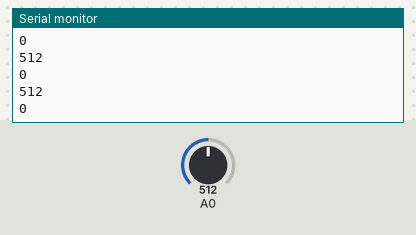
Bench run of a sketch on a simulated ESP8266 (NodeMCU). On the bench: the last lines printed to the serial monitor. The test bench sets the inputs (shaded band); at power-on: A0 = 512. WiFi joins after 1.5 s; servers stay silent unless stated.

Above: at 2.7 s.
2.8 s: A0 set to 610
At 3.57 s:
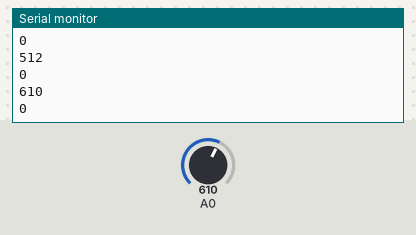
4.3 s: A0 set to 590
At 5.12 s:
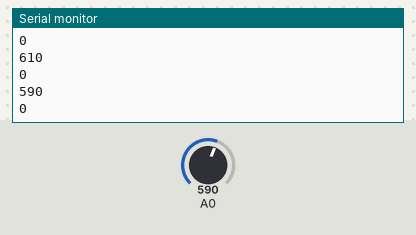
Timing chart, 0 to 7.3 s (numbered marks = the images above; inputs shaded):
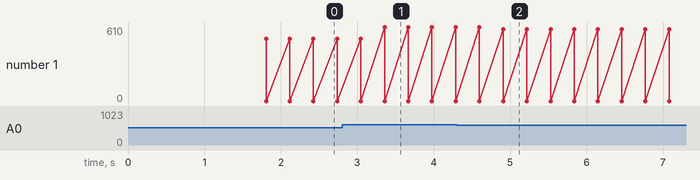

The sketch:

Atividade_5.ino
```cpp
#include <ESP8266WiFi.h>

const char* ssid = "wirelessROBOTICA";
const char* senha = "mecatronica";
const String servidor = "192.168.2.111"; // seu servidor
String path;

int pinoBotao = 0;
int botao = 0;         // variable for reading the pushbotao status

void setup ()
{
  pinMode(pinoBotao, INPUT);
  Serial.begin(115200);
  // Conexao to Wi-Fi
  Serial.print("Conectando ");
  Serial.println(ssid);
  WiFi.begin(ssid, senha);
  while (WiFi.status() != WL_CONNECTED) {
    delay(500);
    Serial.print(".");
  }
  // Mostra IP do servidor
  Serial.println("");
  Serial.println("WiFi conectado.");
  Serial.print("Endereço IP: ");
  Serial.println(WiFi.localIP());
  Serial.println("Use este endereço para conectar ao ESP8266");
  Serial.println();
}

void loop ()
{
  WiFiClient client;
  //Le o valor da porta analogica
  int leitura = analogRead(pinoBotao);
  //Testa o valor da resistencia do circuito -> leitura porta analogica
  //Os valores adotados dependem dos valores dos resistores utilileituraados
  //Recomenda-se adotar uma faixa de variacao dos valores obtidos
  if (leitura > 120 && leitura < 138) botao = 1; //btnEsquerda
  else if (leitura > 160 && leitura < 180) botao = 2; //btnCima
  else if (leitura > 210 && leitura < 350) botao = 3; //btnDireita
  else if (leitura > 400 && leitura < 600) botao = 4; //btnBaixo
  else botao = 0;

  if (!client.connect(servidor, 80)) {
    Serial.println("Conexao falhou!");
    return;
  }
  //Verifica qual a acao a ser executada em funcao do botao pressionado
  switch (botao) {
    case 1:
      path = "btnEsquerda";
      break;
    case 2:
      path = "btnCima";
      break;
    case 3:
      path = "btnDireita";
      break;
    case 4:
      path = "btnBaixo";
      break;
    default:
      path = "btnHome";
  }
  // Envia a requisicao ao servidor com a acao desejada -> path
  client.print(String("GET /") + path + ";" + 50 +" HTTP/1.1\r\n" +
               "Host: " + servidor + "\r\n" +
               "Connection: close\r\n" +
               "\r\n");
  client.stop();
  delay(100); //Tempo para não sobrecarregar o servidor

  Serial.println(leitura);
  Serial.println(pinoBotao);
  delay(10);
}
```

Measured:
- after the input at 2.8 s, the serial monitor: prints a new line after 0.56 s (image 1)
- after the input at 4.3 s, the serial monitor: prints a new line after 0.61 s (image 2)
